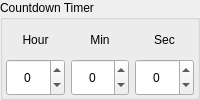
           <widget class="QGroupBox" name="groupBox_39">
            <property name="title">
             <string>Countdown Timer</string>
            </property>
            <layout class="QHBoxLayout" name="horizontalLayout_82">
             <property name="leftMargin">
              <number>3</number>
             </property>
             <property name="topMargin">
              <number>1</number>
             </property>
             <property name="rightMargin">
              <number>3</number>
             </property>
             <property name="bottomMargin">
              <number>1</number>
             </property>
             <item>
              <layout class="QVBoxLayout" name="verticalLayout_40">
               <property name="spacing">
                <number>0</number>
               </property>
               <item>
                <widget class="QLabel" name="label_188">
                 <property name="text">
                  <string>Hour</string>
                 </property>
                 <property name="alignment">
                  <set>Qt::AlignCenter</set>
                 </property>
                 <property name="buddy">
                  <cstring>sb_time_hour</cstring>
                 </property>
                </widget>
               </item>
               <item>
                <widget class="QSpinBox" name="sb_timer_time_hour">
                 <property name="sizePolicy">
                  <sizepolicy hsizetype="Preferred" vsizetype="Preferred">
                   <horstretch>0</horstretch>
                   <verstretch>0</verstretch>
                  </sizepolicy>
                 </property>
                 <property name="wrapping">
                  <bool>true</bool>
                 </property>
                 <property name="alignment">
                  <set>Qt::AlignCenter</set>
                 </property>
                 <property name="maximum">
                  <number>255</number>
                 </property>
                </widget>
               </item>
              </layout>
             </item>
             <item>
              <layout class="QVBoxLayout" name="verticalLayout_41">
               <property name="spacing">
                <number>0</number>
               </property>
               <item>
                <widget class="QLabel" name="label_189">
                 <property name="text">
                  <string>Min</string>
                 </property>
                 <property name="alignment">
                  <set>Qt::AlignCenter</set>
                 </property>
                 <property name="buddy">
                  <cstring>sb_time_min</cstring>
                 </property>
                </widget>
               </item>
               <item>
                <widget class="QSpinBox" name="sb_timer_time_min">
                 <property name="sizePolicy">
                  <sizepolicy hsizetype="Preferred" vsizetype="Preferred">
                   <horstretch>0</horstretch>
                   <verstretch>0</verstretch>
                  </sizepolicy>
                 </property>
                 <property name="wrapping">
                  <bool>true</bool>
                 </property>
                 <property name="alignment">
                  <set>Qt::AlignCenter</set>
                 </property>
                 <property name="maximum">
                  <number>59</number>
                 </property>
                </widget>
               </item>
              </layout>
             </item>
             <item>
              <layout class="QVBoxLayout" name="verticalLayout_42">
               <property name="spacing">
                <number>0</number>
               </property>
               <item>
                <widget class="QLabel" name="label_190">
                 <property name="minimumSize">
                  <size>
                   <width>0</width>
                   <height>0</height>
                  </size>
                 </property>
                 <property name="text">
                  <string>Sec</string>
                 </property>
                 <property name="alignment">
                  <set>Qt::AlignCenter</set>
                 </property>
                </widget>
               </item>
               <item>
                <widget class="QSpinBox" name="sb_timer_time_sec">
                 <property name="sizePolicy">
                  <sizepolicy hsizetype="Preferred" vsizetype="Preferred">
                   <horstretch>0</horstretch>
                   <verstretch>0</verstretch>
                  </sizepolicy>
                 </property>
                 <property name="wrapping">
                  <bool>true</bool>
                 </property>
                 <property name="alignment">
                  <set>Qt::AlignCenter</set>
                 </property>
                 <property name="maximum">
                  <number>59</number>
                 </property>
                </widget>
               </item>
              </layout>
             </item>
            </layout>
           </widget>
